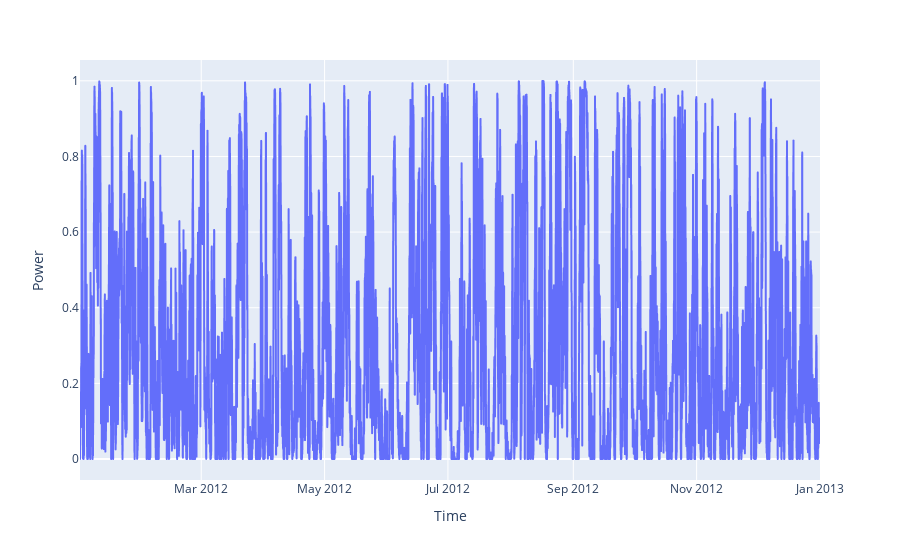

Notebook code for this chart:
### Markdown cell above
# Is it stationary?

### Code cell
fig = pl.line(df_hist, x = 'Time', y='Power')
fig.show()

### Figure 1 — Plotly figure (JSON) as saved in the notebook; plotly's stock layout.template omitted (floating-point values rounded to 4 significant figures; data arrays with more than 128 entries replaced by an {"elided": "..."} marker saying what was removed)
{"data": [{"hovertemplate": "Time=%{x}<br>Power=%{y}<extra></extra>", "legendgroup": "", "line": {"color": "#636efa", "dash": "solid"}, "marker": {"symbol": "circle"}, "mode": "lines", "name": "", "showlegend": false, "type": "scattergl", "x": {"elided": "8784 str values"}, "xaxis": "x", "y": {"elided": "8784 float values"}, "yaxis": "y"}], "layout": {"legend": {"tracegroupgap": 0}, "margin": {"t": 60}, "xaxis": {"anchor": "y", "domain": [0, 1], "title": {"text": "Time"}}, "yaxis": {"anchor": "x", "domain": [0, 1], "title": {"text": "Power"}}}}
